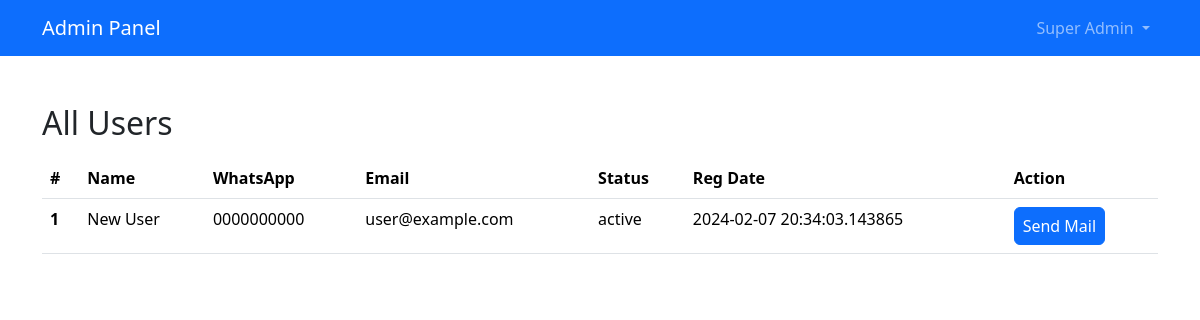
Page /admin/manage_users.php on the earlier database version.
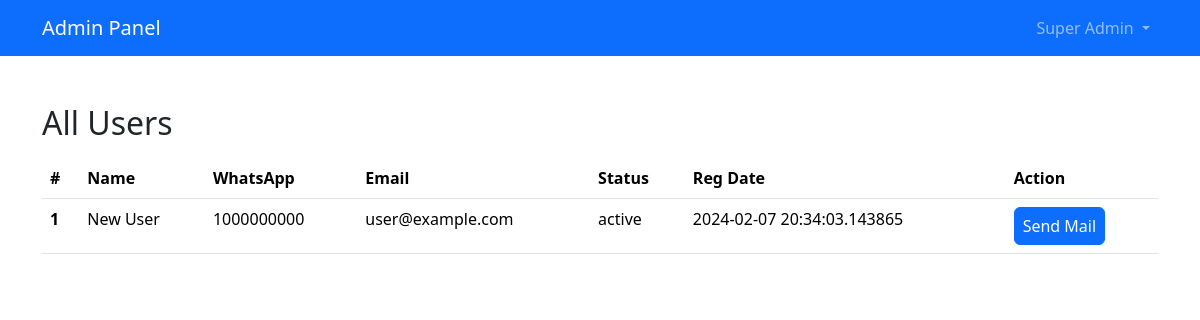
Same page on the later database version.
### tables this page shows
CREATE TABLE `users` (
  `id` int(11) NOT NULL,
  `role` varchar(255) NOT NULL,
  `full_name` varchar(255) NOT NULL,
  `username` varchar(255) NOT NULL,
  `email` varchar(255) NOT NULL,
  `password` varchar(255) NOT NULL,
  `phone` varchar(255) NOT NULL,
  `status` varchar(255) NOT NULL,
  `created_at` timestamp(6) NOT NULL DEFAULT CURRENT_TIMESTAMP(6) ON UPDATE CURRENT_TIMESTAMP(6)
);

### admin/functions.php (called while the page is built, shortened)
<?php
class Functions
{
    private $conn;
    public function __construct($conn)
    {
        $this->conn = $conn;
    }
    public function getSetting($key)
    {
        $sql = "SELECT setting_value FROM site_settings WHERE setting_key = ?";
        $stmt = $this->conn->prepare($sql);
        $stmt->bind_param('s', $key);
        $stmt->execute();
        $result = $stmt->get_result();
        if ($row = $result->fetch_assoc()) {
            return $row['setting_value'];
        }
        return null;
    }
    public function getAllUsers()
    {
        $users = array();
        $result = $this->conn->query("SELECT * FROM users WHERE role = 'user' ORDER BY created_at DESC");
        while ($row = $result->fetch_object()) {
            $users[] = (object)$row;
        }
        return $users;
    }
}

### admin/manage_users.php (the view, shortened to what this page needs)
<?php
    include __DIR__ . '/db.php';
    include __DIR__ . '/functions.php';
    $functions = new Functions($conn);
    $users = $functions->getAllUsers();
?>
<!doctype html>
<html lang="en">
<head>
    <link href="https://cdn.jsdelivr.net/npm/bootstrap@5.3.2/dist/css/bootstrap.min.css" rel="stylesheet">
    <link rel="stylesheet" href="<?= $functions->getSetting('site_url'); ?>assets/styles/admin.css">
</head>
<body>
<?php include __DIR__ . '/components/header.php'; ?>
<div class="container">
    <div class="row">
        <div class="col-md-12 mt-5">
            <div class="glassmorphism">
                <h2>All Users</h2>
                <table class="table mt-3">
                    <thead>
                        <tr>
                            <th scope="col">#</th>
                            <th scope="col">Name</th>
                            <th scope="col">WhatsApp</th>
                            <th scope="col">Email</th>
                            <th scope="col">Status</th>
                            <th scope="col">Reg Date</th>
                            <th scope="col">Action</th>
                        </tr>
                    </thead>
                    <tbody>
                    <?php
                        $counter = 1;
                        foreach ($users as $user) {
                    ?>
                                <tr>
                                    <th scope="row"><?= $counter++; ?></th>
                                    <td><?= $user->full_name; ?></td>
                                    <td><?= $user->phone; ?></td>
                                    <td><?= $user->email; ?></td>
                                    <td><?= $user->status; ?></td>
                                    <td><?= $user->created_at; ?></td>
                                    <td><button class="btn btn-primary px-2"
                                    data-bs-toggle="modal"
                                    data-bs-target="#userModal"
                                    data-user-email="<?= $user->email; ?>"
                                    data-user-name="<?= $user->full_name; ?>"
                                    >
                                    Send Mail</button></td>
                                </tr>
                    <?php
                        }
                    ?>
                    </tbody>
                </table>
            </div>
        </div>
    </div>
</div>
</body>
</html>

### admin/components/header.php (shortened to what this page needs)
<nav class="navbar navbar-expand-lg navbar-dark bg-primary">
    <div class="container">
        <a class="navbar-brand" href="<?= $functions->getSetting('site_url'); ?>admin/dashboard.php">Admin Panel</a>
        <div class="collapse navbar-collapse">
            <ul class="navbar-nav ms-auto">
                <li class="nav-item dropdown">
                    <a class="nav-link dropdown-toggle" href="#" id="navbarDropdown" role="button" data-bs-toggle="dropdown" aria-expanded="false">
                        Super Admin
                    </a>
                </li>
            </ul>
        </div>
    </div>
</nav>

Differences in the rows shown:
changed users "New User": phone "0000000000" → "1000000000"
